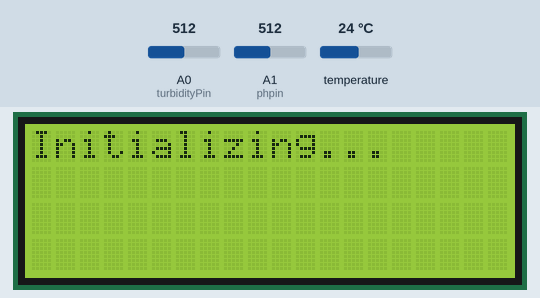
This sketch was run on a simulated Arduino Uno, built with avr-gcc and run on an emulated ATmega328P. Parts: 20×4 character LCD. The test bench sets the inputs (shaded band); at power-on: temperature 24 °C, A0 (turbidityPin) = 512, A1 (phpin) = 512. The modem accepts every AT command (registered, SIM ready, sends succeed) and sends nothing else; what the sketch prints to the serial monitor is not drawn.

Above: at 3.6 s.
10.9 s: temperature set to 2 °C
At 15.9 s:
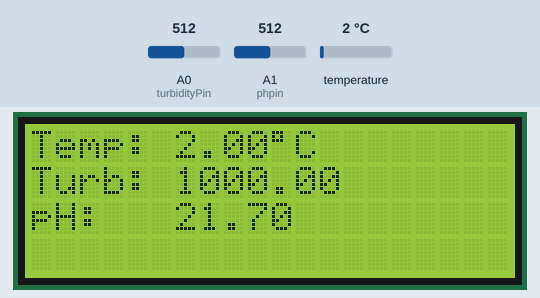
16.3 s: A0 (turbidityPin) set to 490
At 19.2 s:
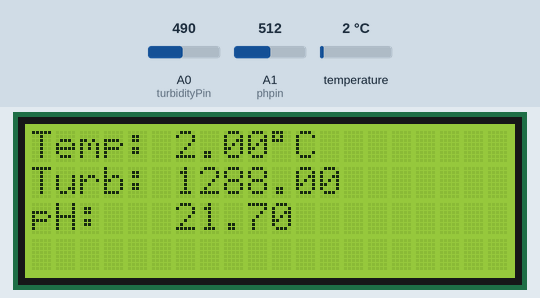
19.5 s: A1 (phpin) set to 490
24.0 s: temperature set to 12 °C
At 26.9 s:
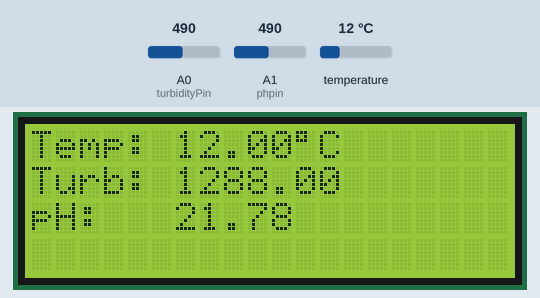
27.2 s: A0 (turbidityPin) set to 510
At 29.5 s:
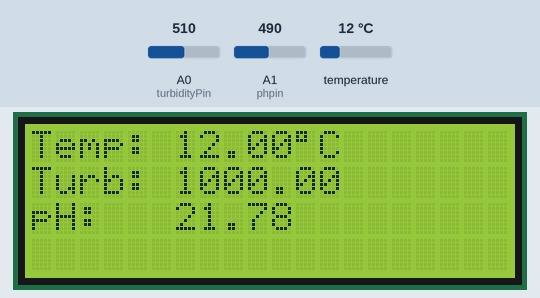
30.4 s: A1 (phpin) set to 510
At 33.1 s:
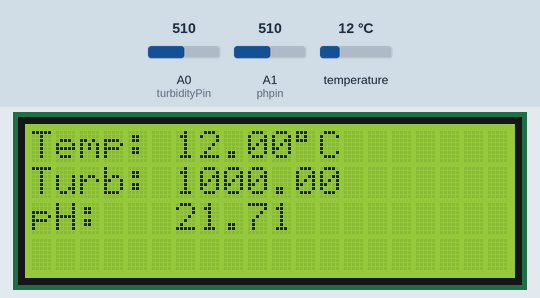
Timing chart, 0 to 34.6 s (numbered marks = the images above; inputs shaded):
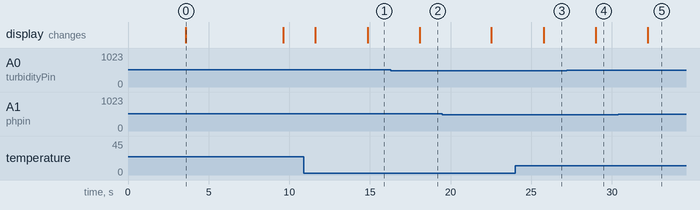

The sketch:

iot_water.ino
```cpp
#include <OneWire.h>
#include <DallasTemperature.h>
#define ONE_WIRE_BUS 5
#include<LiquidCrystal.h>
LiquidCrystal lcd(13,12,11,10,8,7);

#include <SoftwareSerial.h>
SoftwareSerial espSerial (2,3);
// Setup a oneWire instance to communicate with any OneWire devices
OneWire oneWire(ONE_WIRE_BUS);
float temp= 0.00;
float turb= 0.00;
float pH= 0.00;
float temperature = 0.00;
int buf[10];
int avgvalue=0;
// Pass our oneWire reference to Dallas Temperature sensor
DallasTemperature sensors(&oneWire);
int turbidityPin = A0,phpin=A1;
float volt;
float ntu;
long writingTimer = 15;
long startTime = 0;
long waitTime = 0;
String apiKey = "";     // replace with your channel's thingspeak WRITE API key

String ssid="";    // Wifi network SSID
String password ="";  // Wifi network password

boolean DEBUG=true;

void showResponse(int waitTime){
    long t=millis();
    char c;
    while (t+waitTime>millis()){
      if (espSerial.available()){
        c=espSerial.read();
        if (DEBUG) Serial.print(c);
      }
    }

}
boolean thingSpeakWrite(float value1, float value2,float value3){
  String cmd = "AT+CIPSTART=\"TCP\",\"";                  // TCP connection
  cmd += "184.106.153.149";                               // api.thingspeak.com
  cmd += "\",80";
  espSerial.println(cmd);
  if (DEBUG) Serial.println(cmd);
  if(espSerial.find("Error")){
    if (DEBUG) Serial.println("AT+CIPSTART error");
    return false;
  }
  String getStr = "GET /update?api_key=";   // prepare GET string
  getStr += apiKey;

  getStr +="&field1=";
  getStr += String(value1);
  getStr +="&field2=";
  getStr += String(value2);
  getStr +="&field3=";
  getStr += String(value3);
  // ...
  getStr += "\r\n\r\n";

  // send data length
  cmd = "AT+CIPSEND=";
  cmd += String(getStr.length());
  espSerial.println(cmd);
  if (DEBUG)  Serial.println(cmd);

  delay(100);
  if(espSerial.find(">")){
    espSerial.print(getStr);
    if (DEBUG)  Serial.print(getStr);
  }
  else{
    espSerial.println("AT+CIPCLOSE");
    // alert user
    if (DEBUG)   Serial.println("AT+CIPCLOSE");
    return false;
  }
  return true;
}
void setup() {
  // put your setup code here, to run once:
DEBUG=true;           // enable debug serial
  Serial.begin(9600);
           // Start DHT sensor

  espSerial.begin(9600);  // enable software serial
                          // Your esp8266 module's speed is probably at 115200.
                          // For this reason the first time set the speed to 115200 or to your esp8266 configured speed
                          // and upload. Then change to 9600 and upload again

  //espSerial.println("AT+RST");         // Enable this line to reset the module;
  //showResponse(1000);

  //espSerial.println("AT+UART_CUR=9600,8,1,0,0");    // Enable this line to set esp8266 serial speed to 9600 bps
  //showResponse(1000);

  // Start up the library
  sensors.begin();
  lcd.begin(20,4);
  lcd.setCursor(4,0);
lcd.print("Water Quality");
lcd.setCursor(2,1);
lcd.print("Monitoring System");
delay(3500);
lcd.clear();
lcd.setCursor(0,0);
lcd.print("Initializing...");
espSerial.println("AT+CWMODE=1");   // set esp8266 as client
  showResponse(1000);

  espSerial.println("AT+CWJAP=\""+ssid+"\",\""+password+"\"");  // set your home router SSID and password
  showResponse(5000);

   if (DEBUG)  Serial.println("Setup completed");
   lcd.clear();

}

void loop() {
  // put your main code here, to run repeatedly:
  temp = check_temperature();
  turb = check_turbidity();
  pH = check_pH();
  lcd.clear();
  lcd.setCursor(0,0);
  lcd.print("Temp: ");
  lcd.setCursor(6,0);
  lcd.print(temp);
  lcd.print((char)223);
  lcd.print("C");
  lcd.setCursor(0,1);
  lcd.print("Turb: ");
  lcd.setCursor(6,1);
  lcd.print(turb);
  lcd.setCursor(0,2);
  lcd.print("pH:");
  lcd.setCursor(6,2);
  lcd.print(pH);
  if (turb<500 && pH < 7.1)
  {
   lcd.setCursor(0,3);
   lcd.print("Water Is Safe");
   delay(2000);
  }
  else if (turb>500&& pH < 7.1)
  {
   lcd.setCursor(0,3);
   lcd.print("Water Is Unsafe");
   delay(2000);
  }
  waitTime = millis()-startTime;
  if (waitTime > (writingTimer*1000))
  {
    thingSpeakWrite(temp,turb,pH);
    startTime = millis();
  }
  thingSpeakWrite(temp,turb,pH);
  //delay(10000);
}
float check_temperature()
{
  sensors.requestTemperatures();
  temperature = (sensors.getTempCByIndex(0));
  temperature = round (temperature);
  return temperature;
}
float check_turbidity()
{
   volt = 0;
    for(int i=0; i<800; i++)
    {
        volt += ((float)analogRead(turbidityPin)/1023)*5;
    }
    volt = volt/800;
    volt = round_to_dp(volt,1);
    volt = volt + 1.4;
    if(volt < 2.5){
      ntu = 3000;
    }else{
   ntu = -1120.4*square(volt)+5742.3*volt-4353.8;
   ntu= ntu+0.1;
    }
 ntu = round (ntu);
 return ntu;
}
float round_to_dp( float in_value, int decimal_place )
{
  float multiplier = powf( 10.0f, decimal_place );
  in_value = roundf( in_value * multiplier ) / multiplier;
  return in_value;
}

float check_pH()
{
for (int i=0;i<10;i++)
{
  buf[i]= analogRead(phpin);
  delay(10);
}
for(int i=0;i<9;i++)
{
for(int j=i+1;j<10;j++)
{
if (buf[i]>buf[j])
{
temp=buf[i];
buf[i]=buf[j];
buf[j]=temp;
}
}
}
avgvalue =0;
for(int i=2;i<8;i++)
{
 avgvalue +=buf[i];
 float pHVol=(float)avgvalue*3.72/1023/6;
 Serial.println(pHVol);
 float phValue = -6.10 * pHVol + 23.592;// this involves a little bit of calculus
 Serial.print("Sensor = ");
 Serial.println(phValue);
 delay(1000);
 return phValue;
}
}
```

Measured:
- after the input at 10.9 s, the display: first differs from a run without the input after 4.0 s (image 1)
- after the input at 16.3 s, the display: changes after 1.8 s (image 2)
- after the input at 24.0 s, the display: changes after 1.8 s (image 3)
- after the input at 27.2 s, the display: changes after 1.8 s (image 4)
- after the input at 30.4 s, the display: changes after 1.8 s (image 5)
- what the display in image 0 shows lasts 6.0 s, from 3.6 s to 9.6 s
